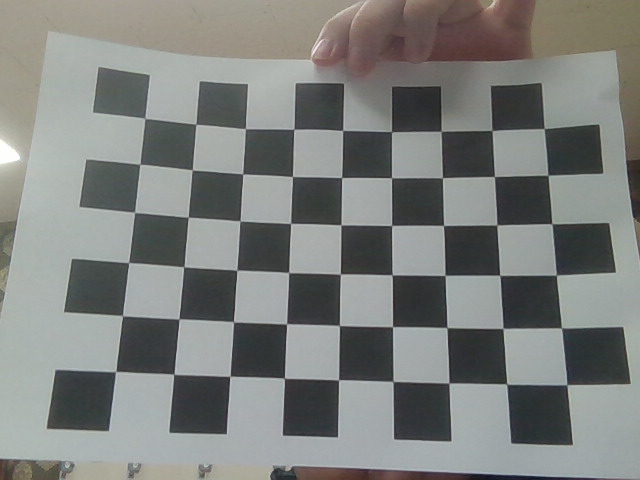
#> input picture day10/step/img/capture_20260410_163219.png, 640 x 480 px, given in place of the camera
$ python calibration.py   (older library calls are emulated)
#> lines starting #> are read from the running program, lines starting #| are printed output that depends on the picture
#> the answer given: y
#> (reads day10/step/camera_calibration.pkl from the repository)
import cv2
import numpy as np
import os
import glob
import pickle

# [280 lines left out: functions test_different_checkerboard_sizes, analyze_image_quality, show_preprocessed_image, calibrate_camera_flexible, not called in this run]

def live_video_correction(calibration_data):
    """실시간 비디오 왜곡 보정"""
    if calibration_data is None:
        print("캘리브레이션 데이터가 없습니다.")
        return

    mtx = calibration_data['camera_matrix']
    dist = calibration_data['dist_coeffs']

    cap = cv2.VideoCapture(0)
    if not cap.isOpened():
        print("웹캠을 열 수 없습니다.")
        return

    print("실시간 왜곡 보정을 시작합니다. 'q'를 눌러 종료하세요.")

    while True:
        ret, frame = cap.read()
#> frame is the input picture: shape (480, 640, 3); mean B, G, R 124.9, 127.7, 125.3
        if not ret:
            break

        h, w = frame.shape[:2]
#> h = 480; w = 640
        newcameramtx, roi = cv2.getOptimalNewCameraMatrix(mtx, dist, (w,h), 1, (w,h))
#> roi = (319, 297, 261, 159)
        dst = cv2.undistort(frame, mtx, dist, None, newcameramtx)
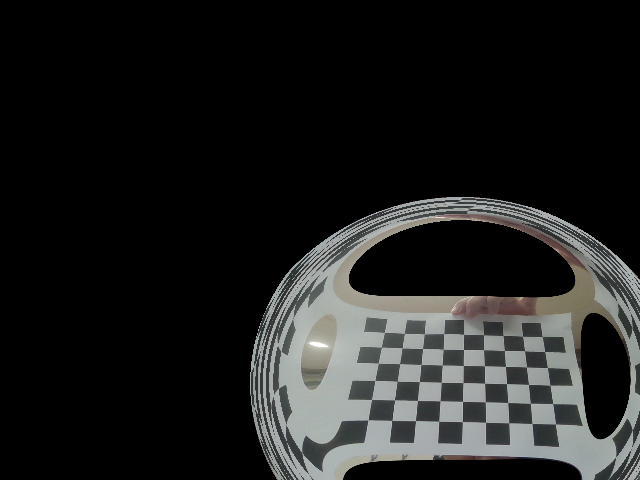
#> dst: shape (480, 640, 3); mean B, G, R 30.3, 30.9, 30.3

        x, y, w_roi, h_roi = roi
#> x = 319; y = 297; w_roi = 261; h_roi = 159
        if all(v > 0 for v in [x, y, w_roi, h_roi]):
            dst = dst[y:y+h_roi, x:x+w_roi]
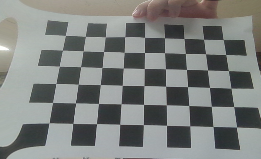
#> dst: shape (159, 261, 3); mean B, G, R 125.9, 128.3, 125.2

        try:
            original = cv2.resize(frame, (640, 480))
            corrected = cv2.resize(dst, (640, 480))
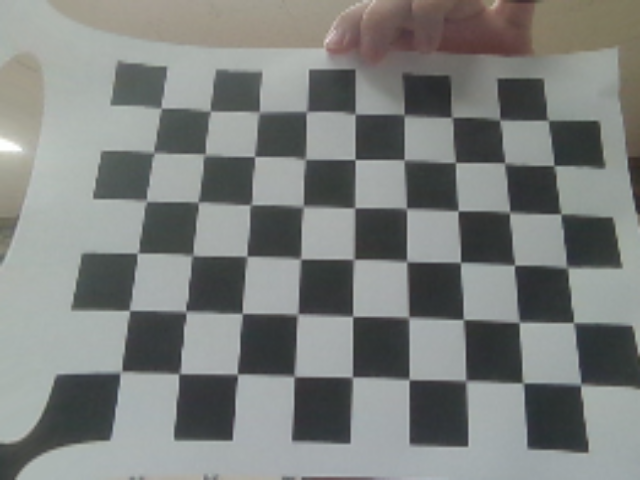
#> corrected: shape (480, 640, 3); mean B, G, R 125.7, 128.1, 125.1
            combined = np.hstack((original, corrected))
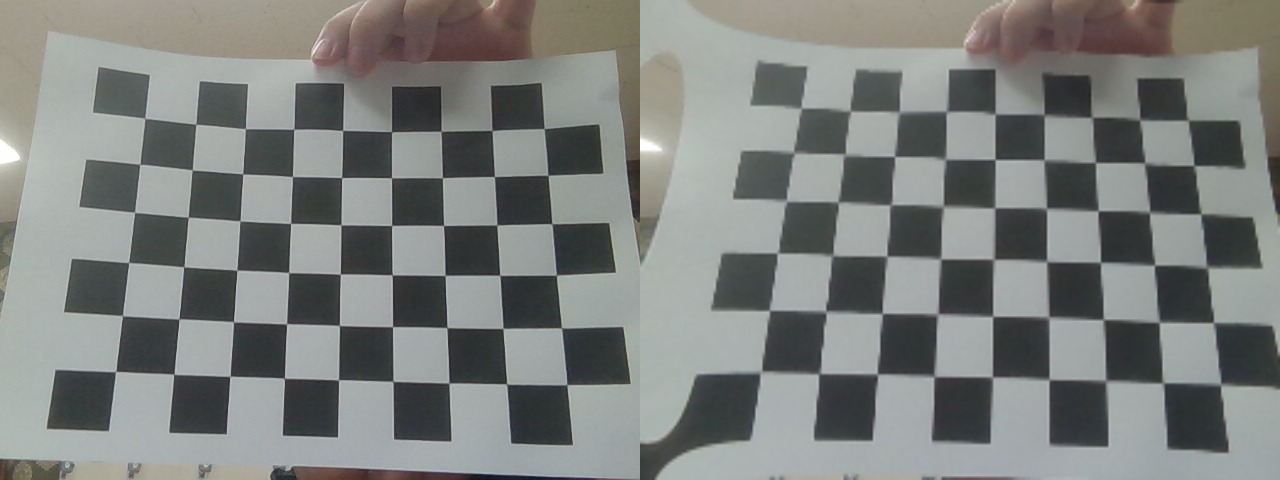
#> combined: shape (480, 1280, 3); mean B, G, R 125.3, 127.9, 125.2

            cv2.putText(combined, "Original", (10, 30), cv2.FONT_HERSHEY_SIMPLEX, 1, (255, 255, 255), 2)
            cv2.putText(combined, "Corrected", (650, 30), cv2.FONT_HERSHEY_SIMPLEX, 1, (255, 255, 255), 2)
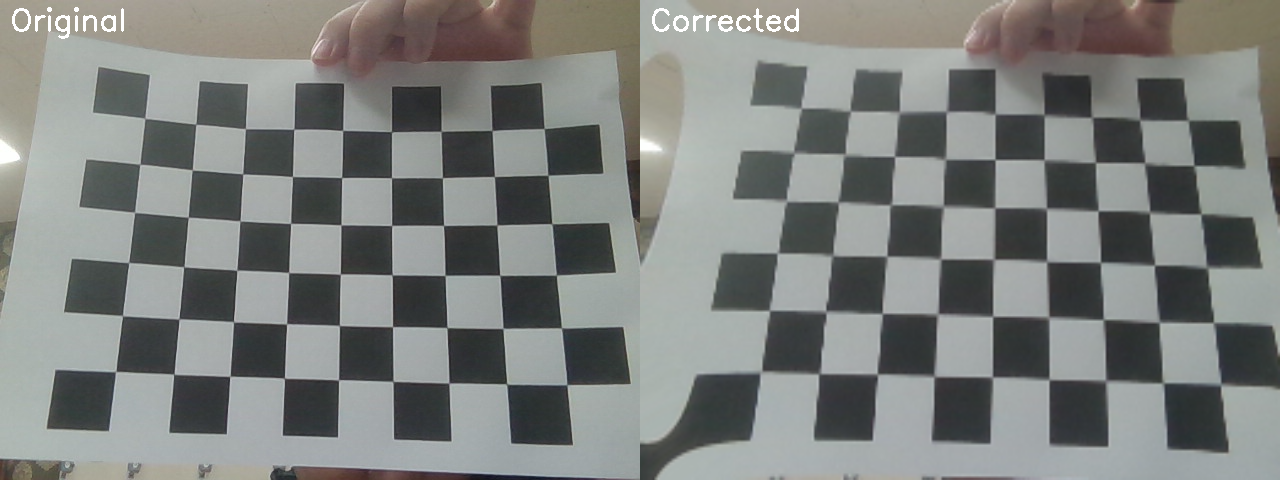
#> combined: shape (480, 1280, 3); mean B, G, R 125.6, 128.2, 125.5

            cv2.imshow('Camera Calibration Result', combined)
        except:
            cv2.imshow('Original', frame)

        if cv2.waitKey(1) & 0xFF == ord('q'):
#> (key q is pressed here)
            break

    cap.release()
    cv2.destroyAllWindows()

if __name__ == "__main__":
    print("=== 향상된 카메라 캘리브레이션 프로그램 ===")

    if os.path.exists('camera_calibration.pkl'):
        choice = input("기존 캘리브레이션 데이터를 사용하시겠습니까? (y/n): ")
        if choice.lower() == 'y':
            with open('camera_calibration.pkl', 'rb') as f:
                calibration_data = pickle.load(f)
        else:
            calibration_data = calibrate_camera_flexible()
    else:
        calibration_data = calibrate_camera_flexible()

    if calibration_data is not None:
        print("\n실시간 비디오 보정을 시작합니다...")
        live_video_correction(calibration_data)
    else:
        print("\n캘리브레이션에 실패했습니다.")
        print("다음 사항을 확인해보세요:")
        print("1. 체커보드가 명확하게 보이는 이미지인지 확인")
        print("2. 체커보드의 모든 코너가 이미지 안에 포함되어 있는지 확인")
        print("3. 이미지가 너무 흐리거나 어둡지 않은지 확인")
        print("4. 다양한 각도에서 촬영된 이미지들인지 확인")
